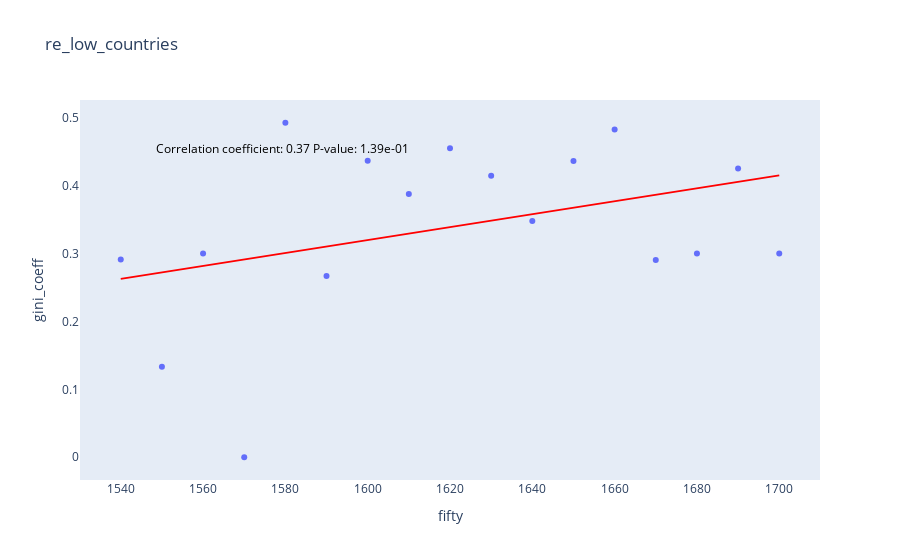
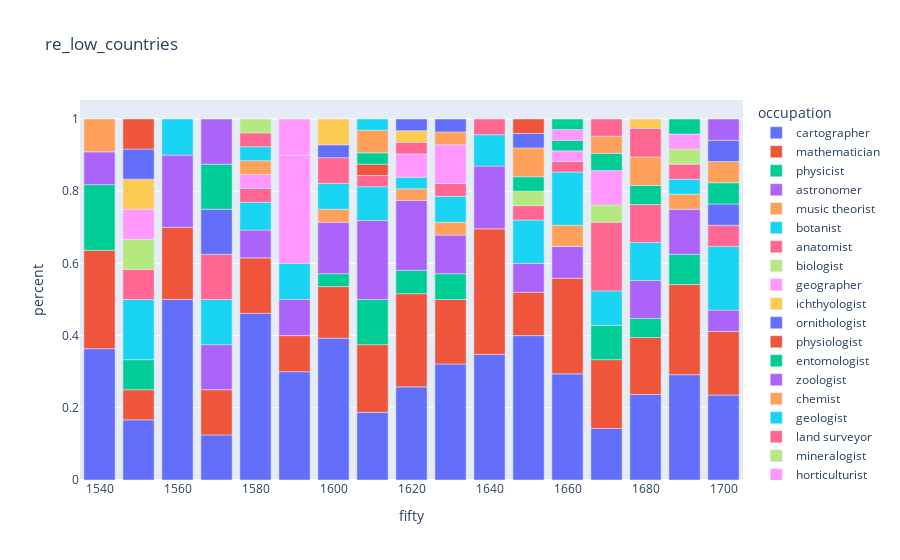

The code cell stored with these charts, in order, in its notebook:
### Code cell
fig = px.scatter(df_final_group, x = 'fifty', 
                 y= 'gini_coeff', 
                 trendline="ols", 
                 title = country, 
                 trendline_color_override = 'red')

corr_coef, p_value =  pearsonr(df_final_group['fifty'], df_final_group['gini_coeff'])

# Add text annotation for correlation coefficient and p-value
fig.add_annotation(
    x=0.1, y=0.9,
    text=f'Correlation coefficient: {corr_coef:.2f}\nP-value: {float(p_value):.2e}{get_stars(p_value)}',
    showarrow=False,
    xref='paper', yref='paper',
    font=dict(size=12, color='black')
)

fig.update_xaxes(showgrid=False, showticklabels=True, zeroline=False)
fig.update_yaxes(showgrid=False, showticklabels=True, zeroline=False)
# Show plot
fig.show()


fig_bar = px.bar(df_final, x = 'fifty', y = 'percent', color = 'occupation', title = country, hover_name = 'occupation', height = 800)
fig_bar.show()

### Figure 1 — Plotly figure (JSON) as saved in the notebook; plotly's stock layout.template omitted (floating-point values rounded to 4 significant figures)
{"data": [{"hovertemplate": "fifty=%{x}<br>gini_coeff=%{y}<extra></extra>", "legendgroup": "", "marker": {"color": "#636efa", "symbol": "circle"}, "mode": "markers", "name": "", "orientation": "v", "showlegend": false, "type": "scatter", "x": [1540, 1550, 1560, 1570, 1580, 1590, 1600, 1610, 1620, 1630, 1640, 1650, 1660, 1670, 1680, 1690, 1700], "xaxis": "x", "y": [0.2909, 0.1333, 0.3, 0, 0.4923, 0.2667, 0.4365, 0.3875, 0.4548, 0.4143, 0.3478, 0.436, 0.4824, 0.2905, 0.3, 0.425, 0.3], "yaxis": "y"}, {"hovertemplate": "<b>OLS trendline</b><br>gini_coeff = 0.000952053 * fifty + -1.20362<br>R<sup>2</sup>=0.140313<br><br>fifty=%{x}<br>gini_coeff=%{y} <b>(trend)</b><extra></extra>", "legendgroup": "", "line": {"color": "red"}, "marker": {"color": "#636efa", "symbol": "circle"}, "mode": "lines", "name": "", "showlegend": false, "type": "scatter", "x": [1540, 1550, 1560, 1570, 1580, 1590, 1600, 1610, 1620, 1630, 1640, 1650, 1660, 1670, 1680, 1690, 1700], "xaxis": "x", "y": [0.2625, 0.2721, 0.2816, 0.2911, 0.3006, 0.3101, 0.3197, 0.3292, 0.3387, 0.3482, 0.3577, 0.3673, 0.3768, 0.3863, 0.3958, 0.4053, 0.4149], "yaxis": "y"}], "layout": {"annotations": [{"font": {"color": "black", "size": 12}, "showarrow": false, "text": "Correlation coefficient: 0.37\nP-value: 1.39e-01", "x": 0.1, "xref": "paper", "y": 0.9, "yref": "paper"}], "autosize": true, "legend": {"tracegroupgap": 0}, "title": {"text": "re_low_countries"}, "xaxis": {"anchor": "y", "autorange": true, "domain": [0, 1], "range": [1530.0, 1710.0], "showgrid": false, "showticklabels": true, "title": {"text": "fifty"}, "type": "linear", "zeroline": false}, "yaxis": {"anchor": "x", "autorange": true, "domain": [0, 1], "range": [-0.04063, 0.5329], "showgrid": false, "showticklabels": true, "title": {"text": "gini_coeff"}, "type": "linear", "zeroline": false}}}

### Figure 2 — Plotly figure (JSON) as saved in the notebook; plotly's stock layout.template omitted (floating-point values rounded to 4 significant figures)
{"data": [{"alignmentgroup": "True", "hovertemplate": "<b>%{hovertext}</b><br><br>occupation=cartographer<br>fifty=%{x}<br>percent=%{y}<extra></extra>", "hovertext": ["cartographer", "cartographer", "cartographer", "cartographer", "cartographer", "cartographer", "cartographer", "cartographer", "cartographer", "cartographer", "cartographer", "cartographer", "cartographer", "cartographer", "cartographer", "cartographer", "cartographer"], "legendgroup": "cartographer", "marker": {"color": "#636efa", "pattern": {"shape": ""}}, "name": "cartographer", "offsetgroup": "cartographer", "orientation": "v", "showlegend": true, "textposition": "auto", "type": "bar", "x": [1540, 1550, 1560, 1570, 1580, 1590, 1600, 1610, 1620, 1630, 1640, 1650, 1660, 1670, 1680, 1690, 1700], "xaxis": "x", "y": [0.3636, 0.1667, 0.5, 0.125, 0.4615, 0.3, 0.3929, 0.1875, 0.2581, 0.3214, 0.3478, 0.4, 0.2941, 0.1429, 0.2368, 0.2917, 0.2353], "yaxis": "y"}, {"alignmentgroup": "True", "hovertemplate": "<b>%{hovertext}</b><br><br>occupation=mathematician<br>fifty=%{x}<br>percent=%{y}<extra></extra>", "hovertext": ["mathematician", "mathematician", "mathematician", "mathematician", "mathematician", "mathematician", "mathematician", "mathematician", "mathematician", "mathematician", "mathematician", "mathematician", "mathematician", "mathematician", "mathematician", "mathematician", "mathematician"], "legendgroup": "mathematician", "marker": {"color": "#EF553B", "pattern": {"shape": ""}}, "name": "mathematician", "offsetgroup": "mathematician", "orientation": "v", "showlegend": true, "textposition": "auto", "type": "bar", "x": [1540, 1550, 1560, 1570, 1580, 1590, 1600, 1610, 1620, 1630, 1640, 1650, 1660, 1670, 1680, 1690, 1700], "xaxis": "x", "y": [0.2727, 0.08333, 0.2, 0.125, 0.1538, 0.1, 0.1429, 0.1875, 0.2581, 0.1786, 0.3478, 0.12, 0.2647, 0.1905, 0.1579, 0.25, 0.1765], "yaxis": "y"}, {"alignmentgroup": "True", "hovertemplate": "<b>%{hovertext}</b><br><br>occupation=physicist<br>fifty=%{x}<br>percent=%{y}<extra></extra>", "hovertext": ["physicist", "physicist", "physicist", "physicist", "physicist", "physicist", "physicist", "physicist", "physicist"], "legendgroup": "physicist", "marker": {"color": "#00cc96", "pattern": {"shape": ""}}, "name": "physicist", "offsetgroup": "physicist", "orientation": "v", "showlegend": true, "textposition": "auto", "type": "bar", "x": [1540, 1550, 1600, 1610, 1620, 1630, 1670, 1680, 1690], "xaxis": "x", "y": [0.1818, 0.08333, 0.03571, 0.125, 0.06452, 0.07143, 0.09524, 0.05263, 0.08333], "yaxis": "y"}, {"alignmentgroup": "True", "hovertemplate": "<b>%{hovertext}</b><br><br>occupation=astronomer<br>fifty=%{x}<br>percent=%{y}<extra></extra>", "hovertext": ["astronomer", "astronomer", "astronomer", "astronomer", "astronomer", "astronomer", "astronomer", "astronomer", "astronomer", "astronomer", "astronomer", "astronomer", "astronomer", "astronomer", "astronomer"], "legendgroup": "astronomer", "marker": {"color": "#ab63fa", "pattern": {"shape": ""}}, "name": "astronomer", "offsetgroup": "astronomer", "orientation": "v", "showlegend": true, "textposition": "auto", "type": "bar", "x": [1540, 1560, 1570, 1580, 1590, 1600, 1610, 1620, 1630, 1640, 1650, 1660, 1680, 1690, 1700], "xaxis": "x", "y": [0.09091, 0.2, 0.125, 0.07692, 0.1, 0.1429, 0.2188, 0.1935, 0.1071, 0.1739, 0.08, 0.08824, 0.1053, 0.125, 0.05882], "yaxis": "y"}, {"alignmentgroup": "True", "hovertemplate": "<b>%{hovertext}</b><br><br>occupation=music theorist<br>fifty=%{x}<br>percent=%{y}<extra></extra>", "hovertext": ["music theorist", "music theorist", "music theorist", "music theorist", "music theorist", "music theorist"], "legendgroup": "music theorist", "marker": {"color": "#FFA15A", "pattern": {"shape": ""}}, "name": "music theorist", "offsetgroup": "music theorist", "orientation": "v", "showlegend": true, "textposition": "auto", "type": "bar", "x": [1540, 1600, 1620, 1630, 1660, 1690], "xaxis": "x", "y": [0.09091, 0.03571, 0.03226, 0.03571, 0.05882, 0.04167], "yaxis": "y"}, {"alignmentgroup": "True", "hovertemplate": "<b>%{hovertext}</b><br><br>occupation=botanist<br>fifty=%{x}<br>percent=%{y}<extra></extra>", "hovertext": ["botanist", "botanist", "botanist", "botanist", "botanist", "botanist", "botanist", "botanist", "botanist", "botanist", "botanist", "botanist", "botanist", "botanist", "botanist", "botanist"], "legendgroup": "botanist", "marker": {"color": "#19d3f3", "pattern": {"shape": ""}}, "name": "botanist", "offsetgroup": "botanist", "orientation": "v", "showlegend": true, "textposition": "auto", "type": "bar", "x": [1550, 1560, 1570, 1580, 1590, 1600, 1610, 1620, 1630, 1640, 1650, 1660, 1670, 1680, 1690, 1700], "xaxis": "x", "y": [0.1667, 0.1, 0.125, 0.07692, 0.1, 0.07143, 0.09375, 0.03226, 0.07143, 0.08696, 0.12, 0.1471, 0.09524, 0.1053, 0.04167, 0.1765], "yaxis": "y"}, {"alignmentgroup": "True", "hovertemplate": "<b>%{hovertext}</b><br><br>occupation=anatomist<br>fifty=%{x}<br>percent=%{y}<extra></extra>", "hovertext": ["anatomist", "anatomist", "anatomist", "anatomist", "anatomist", "anatomist", "anatomist", "anatomist", "anatomist", "anatomist", "anatomist", "anatomist", "anatomist"], "legendgroup": "anatomist", "marker": {"color": "#FF6692", "pattern": {"shape": ""}}, "name": "anatomist", "offsetgroup": "anatomist", "orientation": "v", "showlegend": true, "textposition": "auto", "type": "bar", "x": [1550, 1570, 1580, 1600, 1610, 1630, 1640, 1650, 1660, 1670, 1680, 1690, 1700], "xaxis": "x", "y": [0.08333, 0.125, 0.03846, 0.07143, 0.03125, 0.03571, 0.04348, 0.04, 0.02941, 0.1905, 0.1053, 0.04167, 0.05882], "yaxis": "y"}, {"alignmentgroup": "True", "hovertemplate": "<b>%{hovertext}</b><br><br>occupation=biologist<br>fifty=%{x}<br>percent=%{y}<extra></extra>", "hovertext": ["biologist", "biologist", "biologist", "biologist"], "legendgroup": "biologist", "marker": {"color": "#B6E880", "pattern": {"shape": ""}}, "name": "biologist", "offsetgroup": "biologist", "orientation": "v", "showlegend": true, "textposition": "auto", "type": "bar", "x": [1550, 1650, 1670, 1690], "xaxis": "x", "y": [0.08333, 0.04, 0.04762, 0.04167], "yaxis": "y"}, {"alignmentgroup": "True", "hovertemplate": "<b>%{hovertext}</b><br><br>occupation=geographer<br>fifty=%{x}<br>percent=%{y}<extra></extra>", "hovertext": ["geographer", "geographer", "geographer", "geographer", "geographer", "geographer", "geographer", "geographer"], "legendgroup": "geographer", "marker": {"color": "#FF97FF", "pattern": {"shape": ""}}, "name": "geographer", "offsetgroup": "geographer", "orientation": "v", "showlegend": true, "textposition": "auto", "type": "bar", "x": [1550, 1580, 1590, 1620, 1630, 1660, 1670, 1690], "xaxis": "x", "y": [0.08333, 0.03846, 0.3, 0.06452, 0.1071, 0.02941, 0.09524, 0.04167], "yaxis": "y"}, {"alignmentgroup": "True", "hovertemplate": "<b>%{hovertext}</b><br><br>occupation=ichthyologist<br>fifty=%{x}<br>percent=%{y}<extra></extra>", "hovertext": ["ichthyologist"], "legendgroup": "ichthyologist", "marker": {"color": "#FECB52", "pattern": {"shape": ""}}, "name": "ichthyologist", "offsetgroup": "ichthyologist", "orientation": "v", "showlegend": true, "textposition": "auto", "type": "bar", "x": [1550], "xaxis": "x", "y": [0.08333], "yaxis": "y"}, {"alignmentgroup": "True", "hovertemplate": "<b>%{hovertext}</b><br><br>occupation=ornithologist<br>fifty=%{x}<br>percent=%{y}<extra></extra>", "hovertext": ["ornithologist", "ornithologist", "ornithologist", "ornithologist"], "legendgroup": "ornithologist", "marker": {"color": "#636efa", "pattern": {"shape": ""}}, "name": "ornithologist", "offsetgroup": "ornithologist", "orientation": "v", "showlegend": true, "textposition": "auto", "type": "bar", "x": [1550, 1570, 1600, 1700], "xaxis": "x", "y": [0.08333, 0.125, 0.03571, 0.05882], "yaxis": "y"}, {"alignmentgroup": "True", "hovertemplate": "<b>%{hovertext}</b><br><br>occupation=physiologist<br>fifty=%{x}<br>percent=%{y}<extra></extra>", "hovertext": ["physiologist", "physiologist"], "legendgroup": "physiologist", "marker": {"color": "#EF553B", "pattern": {"shape": ""}}, "name": "physiologist", "offsetgroup": "physiologist", "orientation": "v", "showlegend": true, "textposition": "auto", "type": "bar", "x": [1550, 1610], "xaxis": "x", "y": [0.08333, 0.03125], "yaxis": "y"}, {"alignmentgroup": "True", "hovertemplate": "<b>%{hovertext}</b><br><br>occupation=entomologist<br>fifty=%{x}<br>percent=%{y}<extra></extra>", "hovertext": ["entomologist", "entomologist", "entomologist", "entomologist", "entomologist", "entomologist", "entomologist", "entomologist"], "legendgroup": "entomologist", "marker": {"color": "#00cc96", "pattern": {"shape": ""}}, "name": "entomologist", "offsetgroup": "entomologist", "orientation": "v", "showlegend": true, "textposition": "auto", "type": "bar", "x": [1570, 1610, 1650, 1660, 1670, 1680, 1690, 1700], "xaxis": "x", "y": [0.125, 0.03125, 0.04, 0.02941, 0.04762, 0.05263, 0.04167, 0.05882], "yaxis": "y"}, {"alignmentgroup": "True", "hovertemplate": "<b>%{hovertext}</b><br><br>occupation=zoologist<br>fifty=%{x}<br>percent=%{y}<extra></extra>", "hovertext": ["zoologist"], "legendgroup": "zoologist", "marker": {"color": "#ab63fa", "pattern": {"shape": ""}}, "name": "zoologist", "offsetgroup": "zoologist", "orientation": "v", "showlegend": true, "textposition": "auto", "type": "bar", "x": [1570], "xaxis": "x", "y": [0.125], "yaxis": "y"}, {"alignmentgroup": "True", "hovertemplate": "<b>%{hovertext}</b><br><br>occupation=chemist<br>fifty=%{x}<br>percent=%{y}<extra></extra>", "hovertext": ["chemist", "chemist", "chemist", "chemist", "chemist", "chemist", "chemist"], "legendgroup": "chemist", "marker": {"color": "#FFA15A", "pattern": {"shape": ""}}, "name": "chemist", "offsetgroup": "chemist", "orientation": "v", "showlegend": true, "textposition": "auto", "type": "bar", "x": [1580, 1610, 1630, 1650, 1670, 1680, 1700], "xaxis": "x", "y": [0.03846, 0.0625, 0.03571, 0.08, 0.04762, 0.07895, 0.05882], "yaxis": "y"}, {"alignmentgroup": "True", "hovertemplate": "<b>%{hovertext}</b><br><br>occupation=geologist<br>fifty=%{x}<br>percent=%{y}<extra></extra>", "hovertext": ["geologist", "geologist"], "legendgroup": "geologist", "marker": {"color": "#19d3f3", "pattern": {"shape": ""}}, "name": "geologist", "offsetgroup": "geologist", "orientation": "v", "showlegend": true, "textposition": "auto", "type": "bar", "x": [1580, 1610], "xaxis": "x", "y": [0.03846, 0.03125], "yaxis": "y"}, {"alignmentgroup": "True", "hovertemplate": "<b>%{hovertext}</b><br><br>occupation=land surveyor<br>fifty=%{x}<br>percent=%{y}<extra></extra>", "hovertext": ["land surveyor", "land surveyor", "land surveyor", "land surveyor"], "legendgroup": "land surveyor", "marker": {"color": "#FF6692", "pattern": {"shape": ""}}, "name": "land surveyor", "offsetgroup": "land surveyor", "orientation": "v", "showlegend": true, "textposition": "auto", "type": "bar", "x": [1580, 1620, 1670, 1680], "xaxis": "x", "y": [0.03846, 0.03226, 0.04762, 0.07895], "yaxis": "y"}, {"alignmentgroup": "True", "hovertemplate": "<b>%{hovertext}</b><br><br>occupation=mineralogist<br>fifty=%{x}<br>percent=%{y}<extra></extra>", "hovertext": ["mineralogist"], "legendgroup": "mineralogist", "marker": {"color": "#B6E880", "pattern": {"shape": ""}}, "name": "mineralogist", "offsetgroup": "mineralogist", "orientation": "v", "showlegend": true, "textposition": "auto", "type": "bar", "x": [1580], "xaxis": "x", "y": [0.03846], "yaxis": "y"}, {"alignmentgroup": "True", "hovertemplate": "<b>%{hovertext}</b><br><br>occupation=horticulturist<br>fifty=%{x}<br>percent=%{y}<extra></extra>", "hovertext": ["horticulturist", "horticulturist"], "legendgroup": "horticulturist", "marker": {"color": "#FF97FF", "pattern": {"shape": ""}}, "name": "horticulturist", "offsetgroup": "horticulturist", "orientation": "v", "showlegend": true, "textposition": "auto", "type": "bar", "x": [1590, 1660], "xaxis": "x", "y": [0.1, 0.02941], "yaxis": "y"}, {"alignmentgroup": "True", "hovertemplate": "<b>%{hovertext}</b><br><br>occupation=archaeologist<br>fifty=%{x}<br>percent=%{y}<extra></extra>", "hovertext": ["archaeologist", "archaeologist", "archaeologist"], "legendgroup": "archaeologist", "marker": {"color": "#FECB52", "pattern": {"shape": ""}}, "name": "archaeologist", "offsetgroup": "archaeologist", "orientation": "v", "showlegend": true, "textposition": "auto", "type": "bar", "x": [1600, 1620, 1680], "xaxis": "x", "y": [0.07143, 0.03226, 0.02632], "yaxis": "y"}, {"alignmentgroup": "True", "hovertemplate": "<b>%{hovertext}</b><br><br>occupation=economist<br>fifty=%{x}<br>percent=%{y}<extra></extra>", "hovertext": ["economist", "economist", "economist", "economist"], "legendgroup": "economist", "marker": {"color": "#636efa", "pattern": {"shape": ""}}, "name": "economist", "offsetgroup": "economist", "orientation": "v", "showlegend": true, "textposition": "auto", "type": "bar", "x": [1620, 1630, 1650, 1700], "xaxis": "x", "y": [0.03226, 0.03571, 0.04, 0.05882], "yaxis": "y"}, {"alignmentgroup": "True", "hovertemplate": "<b>%{hovertext}</b><br><br>occupation=anthropologist<br>fifty=%{x}<br>percent=%{y}<extra></extra>", "hovertext": ["anthropologist"], "legendgroup": "anthropologist", "marker": {"color": "#EF553B", "pattern": {"shape": ""}}, "name": "anthropologist", "offsetgroup": "anthropologist", "orientation": "v", "showlegend": true, "textposition": "auto", "type": "bar", "x": [1650], "xaxis": "x", "y": [0.04], "yaxis": "y"}, {"alignmentgroup": "True", "hovertemplate": "<b>%{hovertext}</b><br><br>occupation=mycologist<br>fifty=%{x}<br>percent=%{y}<extra></extra>", "hovertext": ["mycologist"], "legendgroup": "mycologist", "marker": {"color": "#00cc96", "pattern": {"shape": ""}}, "name": "mycologist", "offsetgroup": "mycologist", "orientation": "v", "showlegend": true, "textposition": "auto", "type": "bar", "x": [1660], "xaxis": "x", "y": [0.02941], "yaxis": "y"}, {"alignmentgroup": "True", "hovertemplate": "<b>%{hovertext}</b><br><br>occupation=pharmacologist<br>fifty=%{x}<br>percent=%{y}<extra></extra>", "hovertext": ["pharmacologist"], "legendgroup": "pharmacologist", "marker": {"color": "#ab63fa", "pattern": {"shape": ""}}, "name": "pharmacologist", "offsetgroup": "pharmacologist", "orientation": "v", "showlegend": true, "textposition": "auto", "type": "bar", "x": [1700], "xaxis": "x", "y": [0.05882], "yaxis": "y"}], "layout": {"autosize": true, "barmode": "relative", "legend": {"title": {"text": "occupation"}, "tracegroupgap": 0}, "title": {"text": "re_low_countries"}, "xaxis": {"anchor": "y", "autorange": true, "domain": [0, 1], "range": [1535, 1705], "title": {"text": "fifty"}, "type": "linear"}, "yaxis": {"anchor": "x", "autorange": true, "domain": [0, 1], "range": [0, 1.053], "title": {"text": "percent"}, "type": "linear"}}}
